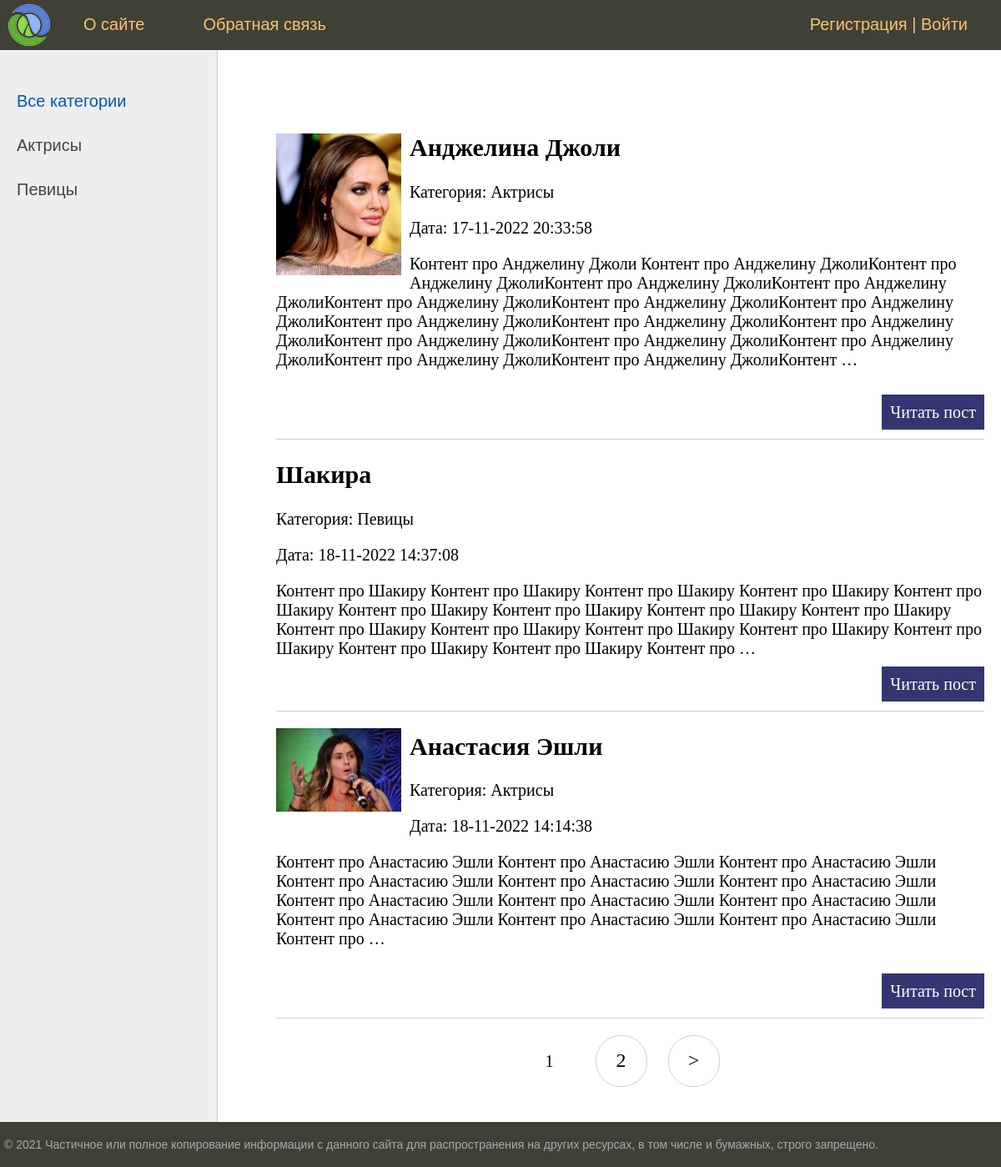
The page / on the database its author committed.
### women/models.py (models this page shows, shortened)
class Category(models.Model):
    name = models.CharField(max_length=100, verbose_name="Название категории")
    slug = models.SlugField(max_length=255, unique=True, verbose_name="URL")
    class Meta:
        verbose_name = 'Категория'
        verbose_name_plural = 'Категории'
        ordering = ['id']
    def __str__(self):
        return self.name
    def get_absolute_url(self):
        return reverse('show_category', kwargs={'category_slug': self.slug})

class Women(models.Model):
    title = models.CharField(max_length=255, verbose_name="Заголовок")
    slug = models.SlugField(max_length=255, unique=True, verbose_name="URL")
    content = models.TextField(blank=True)
    photo = models.ImageField(upload_to="photos/%Y/%m/%d/", null=True, blank=True)
    time_create = models.DateTimeField(auto_now_add=True)
    time_update = models.DateTimeField(auto_now=True)
    is_published = models.BooleanField(default=True)
    category = models.ForeignKey('Category', on_delete=models.PROTECT, null=True)
    class Meta:
        verbose_name = 'Известные женщины'
        verbose_name_plural = 'Известные женщины'
        ordering = ['id']
    def get_absolute_url(self):
        return reverse('show_post', kwargs={'post_slug': self.slug})

### women/views.py (the view)
# urls.py: path('', WomenHome.as_view(), name='home'),
class WomenHome(DataMixin, ListView):
    model = Women
    template_name = 'women/index.html'
    context_object_name = 'posts'
    def get_context_data(self, *, object_list=None, **kwargs):
        context = super().get_context_data(**kwargs)
        c_def = self.get_user_context(title='Главная страница')
        context = dict(list(context.items()) + list(c_def.items()))
        return context
    def get_queryset(self):
        return Women.objects.filter(is_published=True)

### women/utils.py (called while the page is built)
    def get_user_context(self, **kwargs):
        context = kwargs
        cats = Category.objects.annotate(Count('women'))
        user_menu = menu.copy()
        if not self.request.user.is_authenticated:
            user_menu.pop(1)
        context['menu'] = user_menu
        context['category'] = cats
        if 'category_selected' not in context:
            context['category_selected'] = 0
        return context

### women/templates/women/index.html (shortened to what this page needs)
{% extends 'women/base.html' %}
{% block content %}
<ul class="list-articles">
	{% for p in posts %}
			{% if p.photo %}
				<p><img class="img-article-left thumb" src="{{p.photo.url}}"></p>
			{% endif %}
			<li><h2>{{p.title}}</h2>
			<p class="first">Категория: {{ p.category }}</p>
			<p class="last">Дата: {{ p.time_update| date:"d-m-Y H:i:s" }}</p>
	{{p.content|linebreaks|truncatewords:50}}
			<p class="link-read-post"><a href="{{ p.get_absolute_url }}">Читать пост</a></p>
			</li>
	{% endfor %}
</ul>
{% endblock %}

### women/templates/women/base.html (shortened to what this page needs)
{% load static %}
{% load women_tags %}
<!DOCTYPE html>
<html>
<head>
	<link type="text/css" href="{% static 'women/css/styles.css' %}" rel="stylesheet" />
</head>
<body>
<table class="table-page" border=0 cellpadding="0" cellspacing="0">
<tr><td valign=top>
{% block mainmenu %}
		<div class="header">
			<ul id="mainmenu" class="mainmenu">
			<li class="logo"><a href="{% url 'home' %}"><div class="logo"></div></a></li>
{% for m in menu %}
				<li><a href="{% url m.url_name %}">{{m.title}}</a></li>
{% endfor %}
				{% if request.user.is_authenticated %}
				<li class="last"> {{ user.username }} | <a href="{% url 'logout' %}">Выйти</a></li>
				{% else %}
				<li class="last"><a href="{% url 'register' %}">Регистрация</a> | <a href="{% url 'login' %}">Войти</a></li>
				{% endif %}
			</ul>
		</div>
{% endblock mainmenu %}
<table class="table-content" border=0 cellpadding="0" cellspacing="0">
<tr>
	<td valign="top" class="left-chapters">
	<ul id="leftchapters">
		{% if category_selected == 0 %}
			<li class="selected">Все категории</li>
		{% else %}
			<li><a href="{% url 'home' %}">Все категории</a></li>
		{% endif %}
		{% for c in category %}
		{% if c.women__count > 0 %}
			{% if c.pk == category_selected %}
				<li class="selected">{{c.name}}</li>
			{% else %}
				<li><a href="{{c.get_absolute_url}}">{{c.name}}</a></li>
			{% endif %}
		{% endif %}
		{% endfor %}
	</ul>
</td>
<td valign="top" class="content">
	<div class="content-text">
{% block content %}
{% endblock %}
{% if page_obj.has_other_pages %}
<nav class="list-pages">
	<ul>
		{% for p in paginator.page_range %}
		{% if page_obj.number == p %}
		<li class="page-num page-num-selected">{{ p }}</li>
		{% elif p >= page_obj.number|add:-2 and p <= page_obj.number|add:2 %}
			<li class="page-num">
				<a href="?page={{ p }}">{{ p }}</a>
			</li>
		{% endif %}
		{% endfor %}
		{% if page_obj.has_next %}
		<li class="page-num">
			<a href="?page={{ page_obj.next_page_number }}">&gt;</a>
		</li>
		{% endif %}
	</ul>
</nav>
{% endif %}
	</div>
</td></tr></table>
</td></tr>
<tr><td valign=top>
	<div id="footer">
		<p>&copy; 2021 Частичное или полное копирование информации с данного сайта для распространения на других ресурсах, в том числе и бумажных, строго запрещено.</p>
	</div>
</td></tr></table>
</body>
</html>

### women/static/women/css/styles.css (style rules this page uses)
html, body { font-family: 'Arial'; margin: 0; padding: 0; height: 100%; width: 100%; color: #444; }
a { color: #0059b2; text-decoration: none; }
img { max-width: 600px; height: auto; }
img.img-article-left { max-width: 300px; height: auto; float: left; padding: 0 10px 10px 0; }
img.img-article-left.thumb { max-width: 150px; height: auto; }
p.link-read-post { text-align: right; }
p.link-read-post a { padding: 10px; min-width: 100px; background: #333671; color: #fff; text-decoration: none; }
ul.list-articles { list-style: none; margin: 0; padding: 0; }
ul.list-articles li { border-bottom: 1px solid #ccc; }
.table-page { width: 100%; height: 100%; vertical-align: top; }
.table-page tr { height: 100%; }
.header { background: #3F4137; height: 60px; }
.logo { background: url('../images/logo.png') no-repeat 10px 5px; width: 70px; height: 60px; }
ul.mainmenu { list-style: none; margin: 0; padding: 0; height: 60px; color: #fdc073; font-size: 20px; overflow: hidden; }
ul.mainmenu li { float: left; margin: 18px 40px 0 30px; }
ul.mainmenu li.logo { margin: 0; }
ul.mainmenu li.last { float: right; }
ul.mainmenu li a { color: #fdc073; text-decoration: none; }
.table-content { width: 100%; min-height: 100%; height: 100%; }
.left-chapters { margin: 0; background: #eee; border-right: 1px solid #ccc; min-height: 100%; }
.left-chapters ul { width: 230px; min-height: 100%; margin: 0; padding: 20px 10px 10px 20px; list-style: none; font-size: 20px; }
.left-chapters ul li { margin: 30px 0 0 0; color: #999; }
.left-chapters ul li.selected { color: #0059b2; }
.left-chapters ul li a { color: #444; text-decoration: none; }
.content { padding: 40px 20px 20px 40px; width: 100%; box-sizing: border-box; }
.content-text { margin: 60px 0 0 30px; color: #000; font-size: 20px; font-family: Yandex Sans Display Light; }
#footer { box-sizing: border-box; background: #3F4137; padding: 5px; color: #aaa; font-size: 14px; font-family: Verdana, Geneva, Arial, Helvetica; text-align: left; overflow: hidden; }
.list-pages { text-align: center; margin: 0 0 20px 0; }
.list-pages ul { margin: 20px 0 0 0; padding: 0; list-style: none; }
.list-pages ul li { display: inline-block; margin: 0 20px 0 0; }
.list-pages a { color: #000; font-size: 24px; text-decoration: none; }
.list-pages .page-num, .page-num-selected { display: inline-block; width: 60px; height: 44px; padding: 16px 0 0 0; border: 1px solid #d0d0d0; border-radius: 30px; }
.list-pages .page-num-selected { border: none; color: #000; font-size: 20px; }

### rows shown on the page
Category: name "Актрисы"
Category: name "Певицы"
Women: photo (picture), title "Анджелина Джоли", category "Актрисы", time_update "17-11-2022 20:33:58", content "Контент про Анджелину Джоли Контент про Анджелину ДжолиКонтент про Анджелину ДжолиКонтент про Анджелину ДжолиКонтент про Анджелину ДжолиКонтент про Анджелину ДжолиКонтент про Анджелину ДжолиКонтент про Анджелину ДжолиКонтент про Анджелину ДжолиКонтент про Анджелину ДжолиКонтент про Анджелину ДжолиКонтент про Анджелину ДжолиКонтент про Анджелину ДжолиКонтент про Анджелину ДжолиКонтент про Анджелину ДжолиКонтент про Анджелину ДжолиКонтент …"
Women: title "Шакира", category "Певицы", time_update "18-11-2022 14:37:08", content "Контент про Шакиру Контент про Шакиру Контент про Шакиру Контент про Шакиру Контент про Шакиру Контент про Шакиру Контент про Шакиру Контент про Шакиру Контент про Шакиру Контент про Шакиру Контент про Шакиру Контент про Шакиру Контент про Шакиру Контент про Шакиру Контент про Шакиру Контент про Шакиру Контент про …"
Women: photo (picture), title "Анастасия Эшли", category "Актрисы", time_update "18-11-2022 14:14:38", content "Контент про Анастасию Эшли Контент про Анастасию Эшли Контент про Анастасию Эшли Контент про Анастасию Эшли Контент про Анастасию Эшли Контент про Анастасию Эшли Контент про Анастасию Эшли Контент про Анастасию Эшли Контент про Анастасию Эшли Контент про Анастасию Эшли Контент про Анастасию Эшли Контент про Анастасию Эшли Контент про …"

### other values the page prints
{{ m.title }} "О сайте" "Обратная связь"
{{ p }} "1"
{{ p }} "2"
